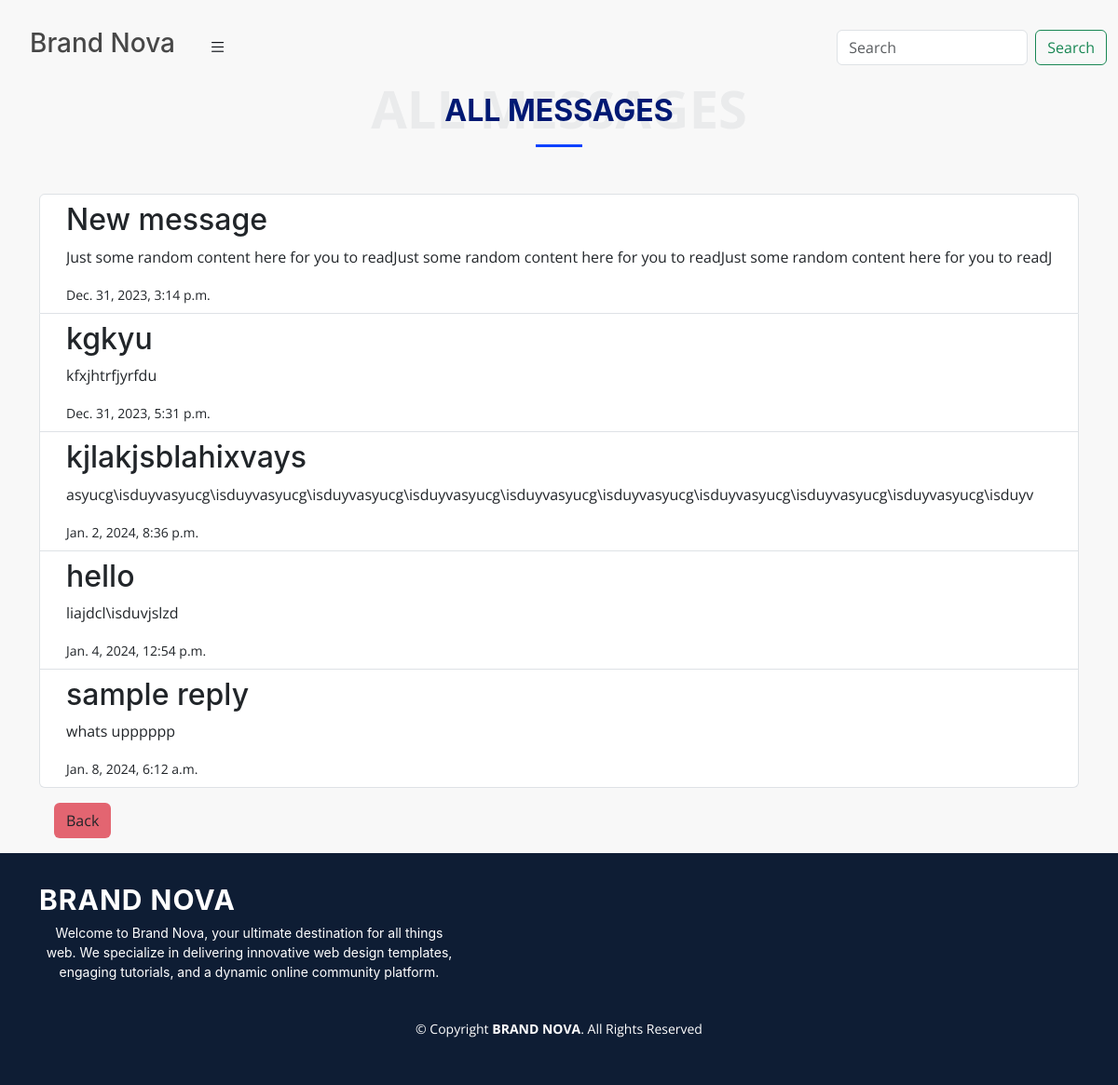
The page /dashboard/dashboard/allinfo/ (signed in) on the database its author committed.
### dashboard/models.py (models this page shows, shortened)
class Info(models.Model):
    user = models.ForeignKey(User, null=True, on_delete=models.CASCADE)
    title = models.CharField(max_length=255)
    content = models.TextField(blank=True)
    status = models.BooleanField(default=False, help_text="Read")
    date = models.DateTimeField(auto_now_add=True)
    class Meta:
        ordering = ('title',)

### dashboard/views.py (the view)
# urls.py: path('dashboard/allinfo/', views.allinfo, name='allinfo'),
@login_required(login_url='signin')
def allinfo(request):
    allinfo = Info.objects.filter(user=request.user).order_by('id')
    return render(request, 'dashboard/allinfo.html', {
        'allinfo': allinfo,
        'title': 'All Messages',
        })

### dashboard/templates/dashboard/allinfo.html (shortened to what this page needs)
{% extends 'dashboard/base.html' %}
{% load static %}
{% block content %}
<div class="section-header">
    <h2>{{title}}</h2>
</div>
<ul class="list-group">
{% if allinfo %}
    {% for allinfo in allinfo %}
    <li class="list-group-item d-flex justify-content-between align-items-center">
        <div class="{% if allinfo.status == False %}bg-secondary bg-opacity-25 p-2 rounded{% endif %} container">
            <a class="dropdown-item rounded-2" href="{% url 'dashboard:single_message' pk=allinfo.pk %}">
            <h2>{{ allinfo.title }}</h2>
            <p style=" width: 100%; overflow-x: hidden;">{{ allinfo.content }}</p>
            <small class="m-auto">{{ allinfo.date }}</small>
            </a>
        </div>
    {% endfor %}
    </li>
{% else %}
<p> You have no message.</p>
{% endif %}
</ul>
<a class="btn bg-danger bg-opacity-75 m-3" href="{% url 'dashboard:index' %}">Back</a>
{% endblock %}

### static/css/styles.css (style rules this page uses)
:root { --font-default: "Open Sans", system-ui, -apple-system, "Segoe UI", Roboto, "Helvetica Neue", Arial, "Noto Sans", "Liberation Sans", sans-serif, "Apple Color Emoji", "Segoe UI Emoji", "Segoe UI Symbol", "Noto Color Emoji"; --font-primary: "Inter", sans-serif; --font-secondary: "Poppins", sans-serif; }
:root { --color-default: #0a0d13; --color-primary: #0d42ff; --color-secondary: #0e1d34; }
:root { scroll-behavior: smooth; }
body { font-family: var(--font-default); color: var(--color-default); }
a { color: var(--color-primary); text-decoration: none; }
h1, h2, h3, h4, h5, h6 { font-family: var(--font-primary); }
.section-header { text-align: center; padding: 30px 0; position: relative; }
.section-header h2 { font-size: 32px; font-weight: 700; text-transform: uppercase; margin-bottom: 20px; padding-bottom: 0; color: #001973; position: relative; z-index: 2; margin-bottom: 20px; padding-bottom: 20px; position: relative; }
.section-header h2:after { content: ""; position: absolute; display: block; width: 50px; height: 3px; background: var(--color-primary); left: 0; right: 0; bottom: 0; margin: auto; }

### dashboard/templates/dashboard/base.html (style rules this page uses)
body { background-color: #f8f8f8; }

### rows shown on the page
Info: title "New message", content "Just some random content here for you to readJust some random content here for you to readJust some random content here for you to…", date "Dec. 31, 2023, 3:14 p.m."
Info: title "kgkyu", content "kfxjhtrfjyrfdu", date "Dec. 31, 2023, 5:31 p.m."
Info: title "kjlakjsblahixvays", content "asyucg\\isduyvasyucg\\isduyvasyucg\\isduyvasyucg\\isduyvasyucg\\isduyvasyucg\\isduyvasyucg\\isduyvasyucg\\isduyvasyucg\\isduyvasyucg\\isduyv", date "Jan. 2, 2024, 8:36 p.m."
Info: title "hello", content "liajdcl\\isduvjslzd", date "Jan. 4, 2024, 12:54 p.m."
Info: title "sample reply", content "whats upppppp", date "Jan. 8, 2024, 6:12 a.m."

### other values the page prints
{{ title }} "ALL MESSAGES"
